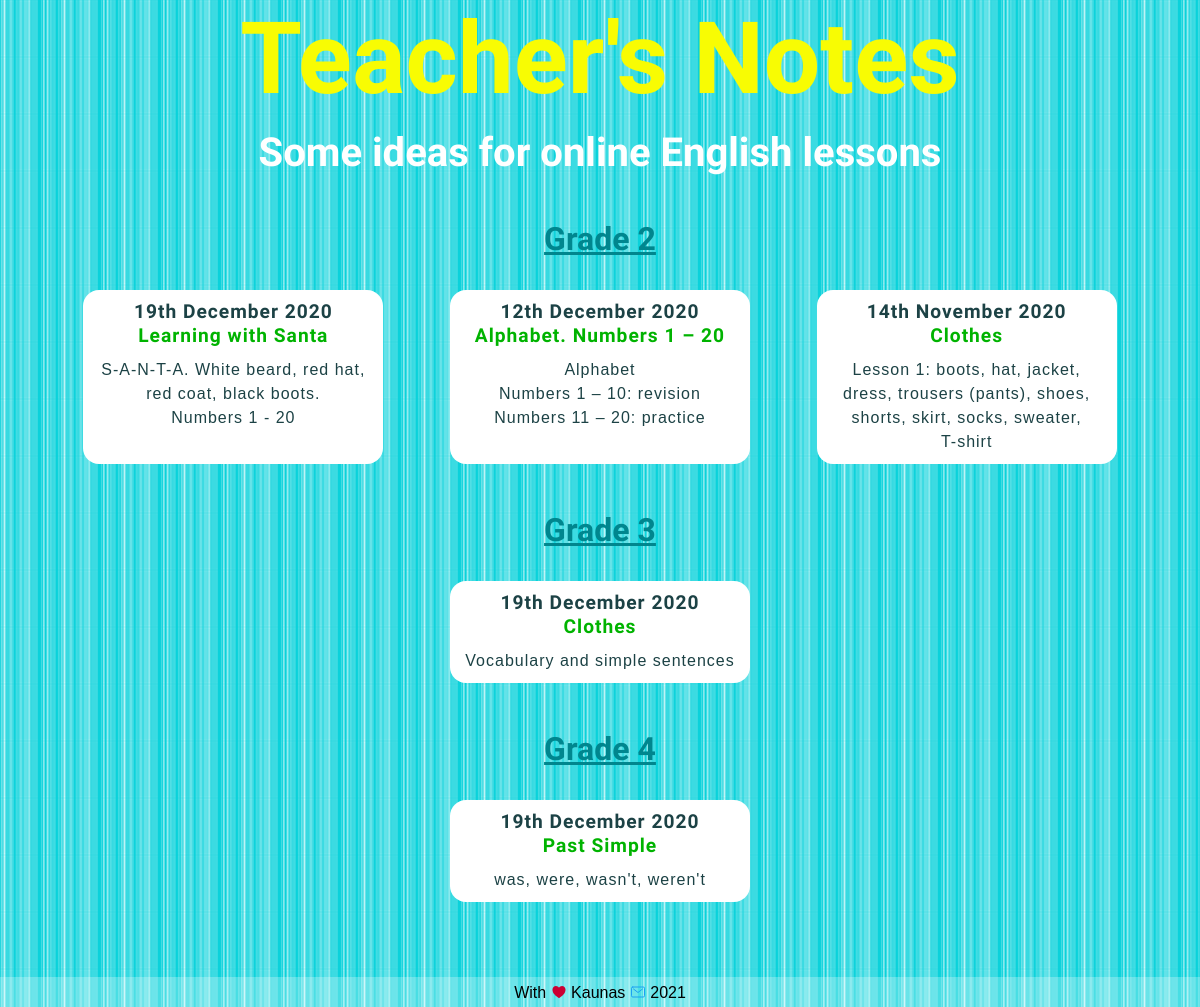
The app's page /, older data.
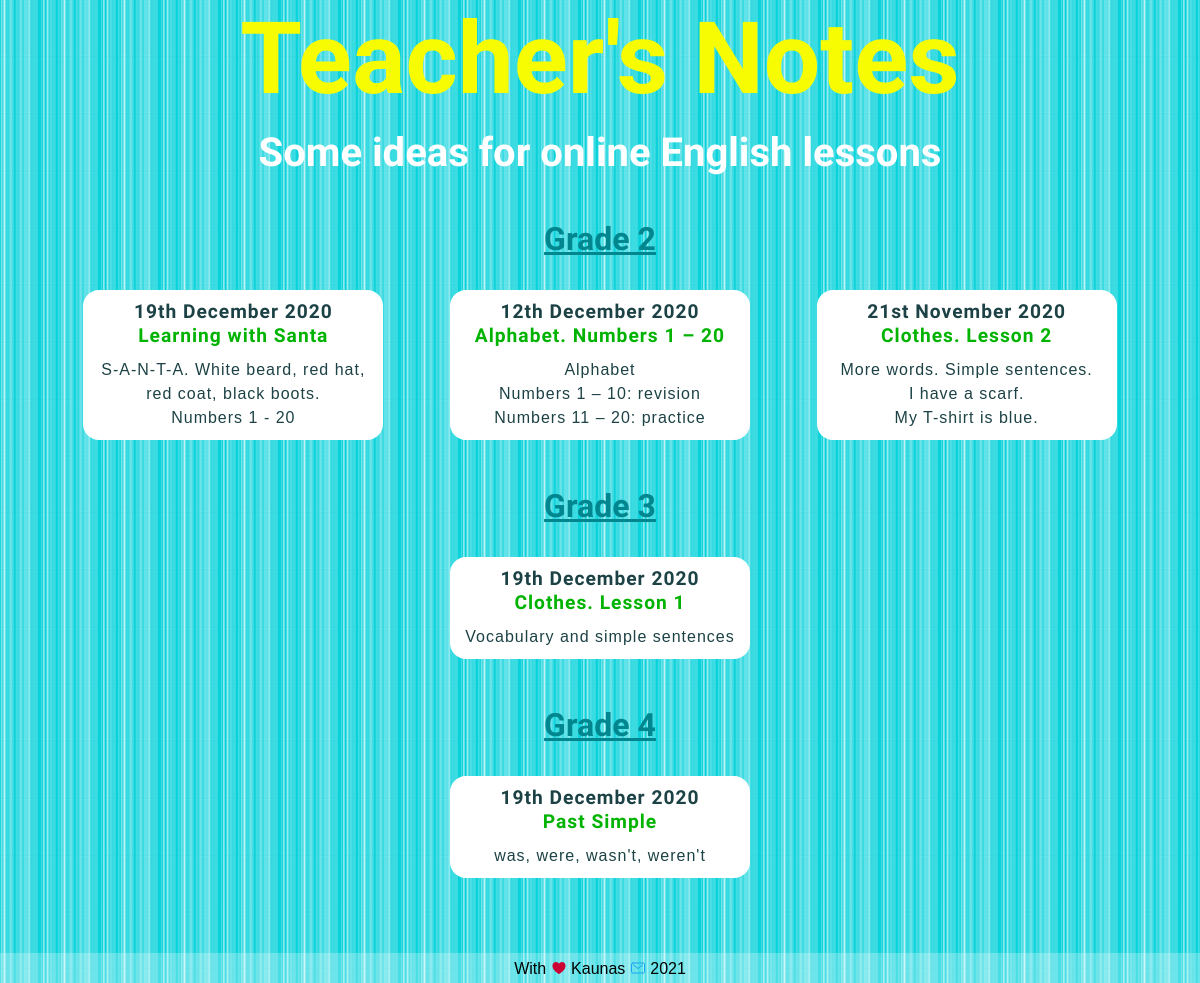
The same page, newer data.
### blog/models.py (models this page shows, shortened)
class Grade2blogpost(models.Model):
    grade = models.CharField(max_length=10, default='Grade 2')
    date = models.DateField()
    title = models.TextField(max_length=200)
    intro = models.TextField(max_length=400, default='intro')
    description = models.TextField()
    image = models.ImageField(upload_to='blog/images/', default='blog/images/soon.png')
    file = models.FileField(upload_to='blog/lessonplans/', default='blog/lessonplans/empty.pdf')
    credits = models.TextField(blank='True')

class Grade3blogpost(models.Model):
    grade = models.CharField(max_length=10, default='Grade 3')
    date = models.DateField()
    title = models.TextField(max_length=200)
    intro = models.TextField(max_length=400, default='intro')
    description = models.TextField()
    image = models.ImageField(upload_to='blog/images/', default='blog/images/soon.png')
    file = models.FileField(upload_to='blog/lessonplans/', default='blog/lessonplans/empty.pdf')
    credits = models.TextField(blank='True')

class Grade4blogpost(models.Model):
    grade = models.CharField(max_length=10, default='Grade 4')
    date = models.DateField()
    title = models.TextField(max_length=200)
    intro = models.TextField(max_length=400, default='intro')
    description = models.TextField()
    image = models.ImageField(upload_to='blog/images/', default='blog/images/soon.png')
    file = models.FileField(upload_to='blog/lessonplans/', default='blog/lessonplans/empty.pdf')
    credits = models.TextField(blank='True')

### blog/views.py (the view)
# urls.py: path('', views.all_posts, name='all_posts'),
def all_posts(request):
    grade2blogposts = Grade2blogpost.objects.order_by('-date')[:3]
    grade3blogposts = Grade3blogpost.objects.order_by('-date')[:3]
    grade4blogposts = Grade4blogpost.objects.order_by('-date')[:3]
    return render(request, 'blog/all_posts.html', {'grade2blogposts': grade2blogposts,
                                                   'grade3blogposts': grade3blogposts,
                                                   'grade4blogposts': grade4blogposts})

### blog/templates/blog/all_posts.html (shortened to what this page needs)
<!DOCTYPE html>
{% load static %}
<html lang="en">
<head>
    <link href="{% static 'blog/all_posts.css' %}" type="text/css" rel="stylesheet"/>
    <link href="{% static 'blog/queries.css' %}" type="text/css" rel="stylesheet"/>
</head>
<header>
    <h1>Teacher's Notes</h1>
    <h2>Some ideas for online English lessons</h2>
</header>
<section>
    <a href="{% url 'blog:url_all_grade2' %}"><h3>Grade 2</h3></a>
    <div class="flex-container">
        {% for blogpost in grade2blogposts %}
            <a class="button" href="{% url 'blog:url_one_grade2' blogpost.id %}">
                <h4>{{ blogpost.date|date:'jS F Y' }}</h4>
                <h5>{{ blogpost.title }}</h5>
                <p>{{ blogpost.intro|safe|truncatewords:20 }}</p></a>
        {% endfor %}
    </div>
</section>
<section>
    <a href="{% url 'blog:url_all_grade3' %}"><h3>Grade 3</h3></a>
    <div class="flex-container">
        {% for blogpost in grade3blogposts %}
            <a class="button" href="{% url 'blog:url_one_grade3' blogpost.id %}">
                <h4>{{ blogpost.date|date:'jS F Y' }}</h4>
                <h5>{{ blogpost.title }}</h5>
                <p>{{ blogpost.intro|safe|truncatewords:20 }}</p></a>
        {% endfor %}
    </div>
</section>
<section>
    <a href="{% url 'blog:url_all_grade4' %}"><h3>Grade 4</h3></a>
    <div class="flex-container">
        {% for blogpost in grade4blogposts %}
            <a class="button" href="{% url 'blog:url_one_grade4' blogpost.id %}">
                <h4>{{ blogpost.date|date:'jS F Y' }}</h4>
                <h5>{{ blogpost.title }}</h5>
                <p>{{ blogpost.intro|safe|truncatewords:20 }}</p></a>
        {% endfor %}
    </div>
</section>
<footer>
    <p class="signature">With <a>
        <ion-icon class="heart" name="heart"></ion-icon>
    </a> Kaunas
        <a style="text-decoration: none" href="mailto:welcome@listensingtalk.com">
            <ion-icon class="mail" name="mail-outline"></ion-icon>
        </a> 2021
    </p>
</footer>
</body>
</html>

Row changes from the older to the newer data that the page shows:
no longer on this page (row edited): Grade2blogpost: date "14th November 2020", title "Clothes", intro "Lesson 1: boots, hat, jacket, dress, trousers (pants), shoes, shorts, skirt, socks, sweater, T-shirt"
added Grade2blogpost: date "21st November 2020", title "Clothes. Lesson 2", intro "More words. Simple sentences. I have a scarf. My T-shirt is blue."
changed Grade3blogpost "Vocabulary and simple sentences": title "Clothes" → "Clothes. Lesson 1"
